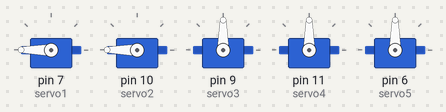
The sketch below on a simulated Arduino Uno, built with avr-gcc and run on an emulated ATmega328P. Shown: 5 × servo.

Above: at 1.05 s.
At 9.95 s:
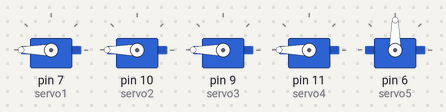
At 14.45 s:
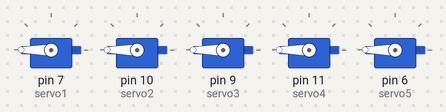
At 18.95 s:
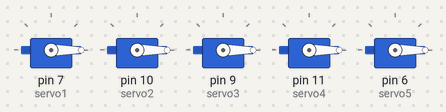
Timing chart, 0 to 24.4 s (numbered marks = the images above):
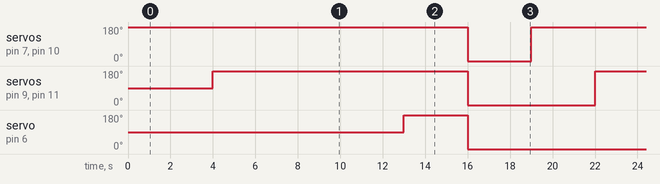

The sketch:

proyecto_exo2_curu.ino
```cpp
#include <Servo.h>

Servo servo1;
Servo servo2;
Servo servo3;
Servo servo4;
Servo servo5;  // Add a new servo

void setup() {
  delay(1000); // Wait for servo initialization
  servo1.attach(7);
  servo2.attach(10);
  servo3.attach(9);
  servo4.attach(11);
  servo5.attach(6);  // Attach the fifth servo to pin 6
}

void loop() {
  // Mueve servo1 y servo2 a 180 grados (en el mismo sentido)
  servo1.write(180);
  servo2.write(180);
  delay(3000); // Espera 3 segundos

  // Mueve servo3 y servo4 a 180 grados (en el mismo sentido)
  servo3.write(180);
  servo4.write(180);
  delay(3000); // Espera 3 segundos

  // Mueve servo3 y servo2 a 180 grados (en el mismo sentido)
  servo3.write(180);
  servo2.write(180);
  delay(3000); // Espera 3 segundos

  // Mueve servo4 y servo1 a 180 grados (en el mismo sentido)
  servo4.write(180);
  servo1.write(180);
  delay(3000); // Espera 3 segundos

  // Mueve el quinto servo a 180 grados
  servo5.write(180);
  delay(3000); // Espera 3 segundos

  // Vuelve todos los servos a 0 grados
  servo1.write(0);
  servo2.write(0);
  servo3.write(0);
  servo4.write(0);
  servo5.write(0);
  delay(3000); // Espera 3 segundos
}
```

Measured:
- by itself, servo on pin 7 (servo1), servo on pin 10 (servo2): alternates 180° for 15.0 s and 0° for 3.0 s
- by itself, servo on pin 9 (servo3), servo on pin 11 (servo4): alternates 180° for 12.0 s and 0° for 6.0 s
- by itself, servo on pin 6 (servo5): alternates 180° for 3.0 s and 0° for 15.0 s
